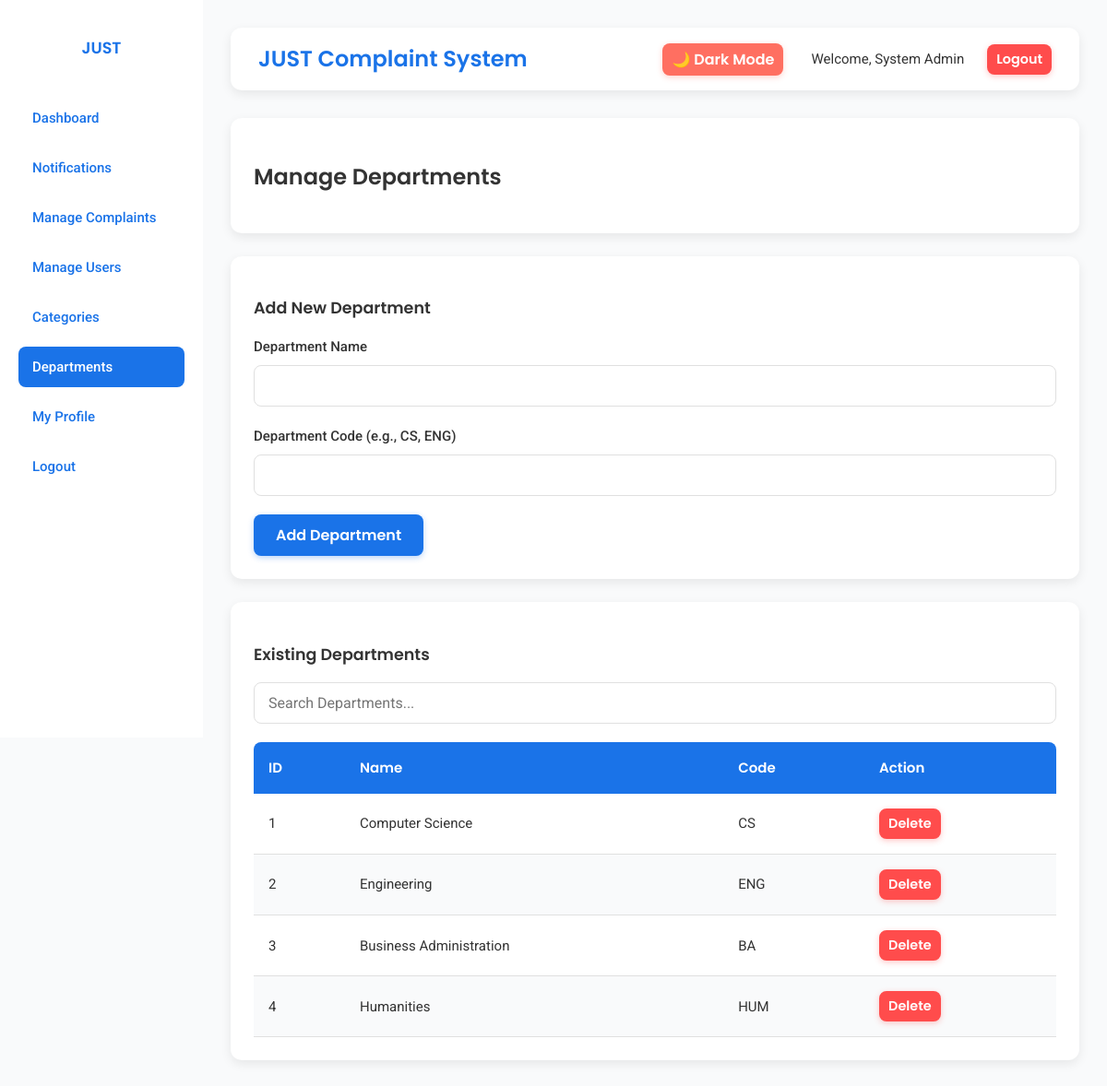
/dashboard/departments.php (signed in), run on the app's committed database.
### tables this page shows
CREATE TABLE IF NOT EXISTS `departments` (
  `id` int(11) NOT NULL AUTO_INCREMENT,
  `name` varchar(100) NOT NULL,
  `code` varchar(20) NOT NULL,
  `created_at` timestamp NOT NULL DEFAULT current_timestamp(),
  PRIMARY KEY (`id`)
);

### dashboard/departments.php (the view, shortened to what this page needs)
<?php
include '../includes/db_connect.php';
include '../includes/header.php';
?>
<div class="wrapper">
    <?php include '../includes/sidebar.php'; ?>
    <div class="content">
        <?php include '../includes/navbar.php'; ?>
        <div class="main-content">
            <div class="card">
                <h2>Manage Departments</h2>
            </div>
            <div class="card">
                <h3>Add New Department</h3>
                <form action="departments.php" method="POST">
                    <div class="form-group">
                        <label>Department Name</label>
                        <input type="text" name="name" class="form-control" required>
                    </div>
                    <div class="form-group">
                        <label>Department Code (e.g., CS, ENG)</label>
                        <input type="text" name="code" class="form-control" required>
                    </div>
                    <button type="submit" class="btn btn-primary">Add Department</button>
                </form>
            </div>
            <div class="card">
                <h3>Existing Departments</h3>
                <div style="margin-bottom: 20px;">
                    <input type="text" id="live_search_departments" class="form-control"
                        placeholder="Search Departments...">
                </div>
                <table class="table">
                    <thead>
                        <tr>
                            <th>ID</th>
                            <th>Name</th>
                            <th>Code</th>
                            <th>Action</th>
                        </tr>
                    </thead>
                    <tbody id="departments_table_body">
                        <?php
                        $result = $conn->query("SELECT * FROM departments ORDER BY id ASC");
                        if ($result->num_rows > 0) {
                            while ($row = $result->fetch_assoc()) {
                                echo "<tr>";
                                echo "<td>" . $row['id'] . "</td>";
                                echo "<td>" . htmlspecialchars($row['name']) . "</td>";
                                echo "<td>" . htmlspecialchars($row['code']) . "</td>";
                                echo "<td>
                                        <a href='departments.php?delete_id=" . $row['id'] . "' class='btn btn-danger' onclick='return confirm(\"Are you sure?\")' style='padding: 5px 10px; font-size: 0.9rem;'>Delete</a>
                                      </td>";
                                echo "</tr>";
                            }
                        } else {
                            echo "<tr><td colspan='4'>No departments found.</td></tr>";
                        }
                        ?>
                    </tbody>
                </table>
            </div>
        </div>
    </div>
</div>
<?php include '../includes/footer.php'; ?>

### assets/css/style.css (style rules this page uses)
:root { --primary-color: #1A73E8; --primary-hover: #155bb5; --secondary-bg: #F9FAFB; --accent-color: #FF6F61; --accent-hover: #e65b50; --success-color: #28C76F; --warning-color: #FFA500; --danger-color: #FF4C4C; --text-color: #333333; --text-light: #FFFFFF; --card-bg: #FFFFFF; --sidebar-bg: #1E1E2F; --sidebar-text: #E0E0E0; --border-color: #E0E0E0; --border-radius: 12px; --input-radius: 8px; --box-shadow: 0 4px 12px rgba(0, 0, 0, 0.08); --hover-transform: translateY(-3px); --font-heading: 'Poppins', sans-serif; --font-body: 'Roboto', sans-serif; }
* { box-sizing: border-box; }
body { font-family: var(--font-body); background-color: var(--secondary-bg); color: var(--text-color); margin: 0; line-height: 1.6; font-size: 15px; }
h1, h2, h3, h4, h5, h6 { font-family: var(--font-heading); font-weight: 600; margin-bottom: 1rem; color: inherit; }
h2 { font-size: 24px; }
a { color: var(--primary-color); text-decoration: none; transition: color 0.3s ease; }
.wrapper { display: flex; width: 100%; min-height: 100vh; }
.content { width: 100%; margin-left: 220px; padding: 30px; transition: all 0.3s; display: flex; flex-direction: column; }
.card { background: var(--card-bg); padding: 25px; margin-bottom: 25px; border-radius: var(--border-radius); box-shadow: var(--box-shadow); border: none; transition: transform 0.3s ease, box-shadow 0.3s ease; }
.form-group { margin-bottom: 20px; }
.form-group label { display: block; margin-bottom: 8px; font-weight: 500; }
.form-control { width: 100%; padding: 12px 15px; margin: 0; border: 1px solid var(--border-color); border-radius: var(--input-radius); background: var(--card-bg); color: var(--text-color); font-family: var(--font-body); font-size: 1rem; transition: all 0.3s ease; }
.btn { padding: 10px 24px; border: none; border-radius: var(--input-radius); font-family: var(--font-heading); font-weight: 600; font-size: 1rem; cursor: pointer; text-decoration: none; display: inline-flex; align-items: center; justify-content: center; transition: all 0.3s ease; text-transform: capitalize; color: var(--white); }
.btn-primary { background: var(--primary-color); color: #fff; box-shadow: 0 2px 6px rgba(26, 115, 232, 0.3); }
.btn-danger { background: var(--danger-color); color: #fff; box-shadow: 0 2px 6px rgba(255, 76, 76, 0.3); }
.table { width: 100%; border-collapse: separate; border-spacing: 0; margin-top: 10px; }
.table th { background-color: var(--primary-color); color: var(--text-light); padding: 16px; text-align: left; font-weight: 600; font-family: var(--font-heading); }
.table th:first-child { border-top-left-radius: var(--input-radius); }
.table th:last-child { border-top-right-radius: var(--input-radius); }
.table td { padding: 16px; border-bottom: 1px solid var(--border-color); vertical-align: middle; }
.table tbody tr:nth-child(even) { background-color: var(--secondary-bg); }

### data on the page
departments: id "1", name "Computer Science", code "CS"
departments: id "2", name "Engineering", code "ENG"
departments: id "3", name "Business Administration", code "BA"
departments: id "4", name "Humanities", code "HUM"

### other printed values
$_SESSION['name'] "System Admin"
